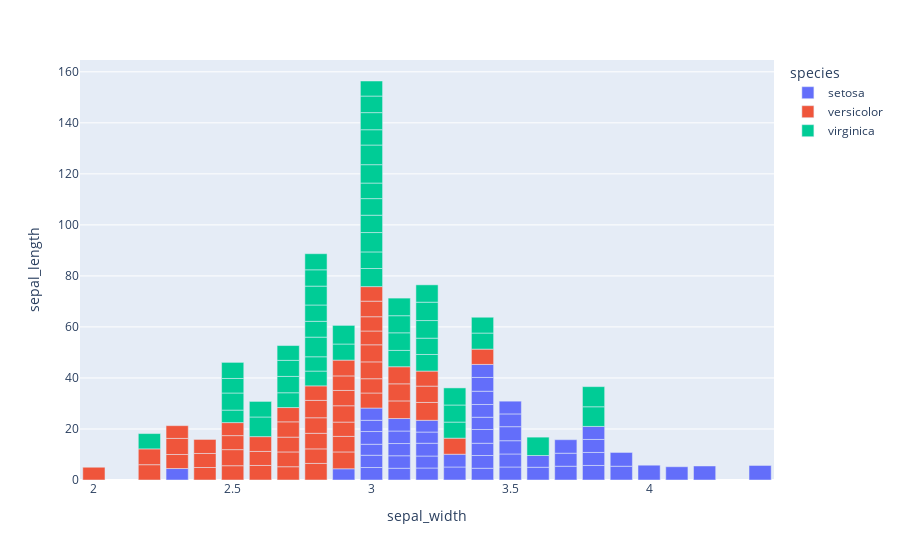

Notebook source saved alongside this figure:
### Code cell
fig = px.bar(iris, x="sepal_width", y="sepal_length", color="species")
fig.show()

### Figure 1 — Plotly figure (JSON) as saved in the notebook; plotly's stock layout.template omitted (floating-point values rounded to 4 significant figures)
{"data": [{"hovertemplate": "species=setosa<br>sepal_width=%{x}<br>sepal_length=%{y}<extra></extra>", "legendgroup": "setosa", "marker": {"color": "#636efa", "pattern": {"shape": ""}}, "name": "setosa", "orientation": "v", "showlegend": true, "textposition": "auto", "type": "bar", "x": [3.5, 3.0, 3.2, 3.1, 3.6, 3.9, 3.4, 3.4, 2.9, 3.1, 3.7, 3.4, 3.0, 3.0, 4.0, 4.4, 3.9, 3.5, 3.8, 3.8, 3.4, 3.7, 3.6, 3.3, 3.4, 3.0, 3.4, 3.5, 3.4, 3.2, 3.1, 3.4, 4.1, 4.2, 3.1, 3.2, 3.5, 3.1, 3.0, 3.4, 3.5, 2.3, 3.2, 3.5, 3.8, 3.0, 3.8, 3.2, 3.7, 3.3], "xaxis": "x", "y": [5.1, 4.9, 4.7, 4.6, 5.0, 5.4, 4.6, 5.0, 4.4, 4.9, 5.4, 4.8, 4.8, 4.3, 5.8, 5.7, 5.4, 5.1, 5.7, 5.1, 5.4, 5.1, 4.6, 5.1, 4.8, 5.0, 5.0, 5.2, 5.2, 4.7, 4.8, 5.4, 5.2, 5.5, 4.9, 5.0, 5.5, 4.9, 4.4, 5.1, 5.0, 4.5, 4.4, 5.0, 5.1, 4.8, 5.1, 4.6, 5.3, 5.0], "yaxis": "y"}, {"hovertemplate": "species=versicolor<br>sepal_width=%{x}<br>sepal_length=%{y}<extra></extra>", "legendgroup": "versicolor", "marker": {"color": "#EF553B", "pattern": {"shape": ""}}, "name": "versicolor", "orientation": "v", "showlegend": true, "textposition": "auto", "type": "bar", "x": [3.2, 3.2, 3.1, 2.3, 2.8, 2.8, 3.3, 2.4, 2.9, 2.7, 2.0, 3.0, 2.2, 2.9, 2.9, 3.1, 3.0, 2.7, 2.2, 2.5, 3.2, 2.8, 2.5, 2.8, 2.9, 3.0, 2.8, 3.0, 2.9, 2.6, 2.4, 2.4, 2.7, 2.7, 3.0, 3.4, 3.1, 2.3, 3.0, 2.5, 2.6, 3.0, 2.6, 2.3, 2.7, 3.0, 2.9, 2.9, 2.5, 2.8], "xaxis": "x", "y": [7.0, 6.4, 6.9, 5.5, 6.5, 5.7, 6.3, 4.9, 6.6, 5.2, 5.0, 5.9, 6.0, 6.1, 5.6, 6.7, 5.6, 5.8, 6.2, 5.6, 5.9, 6.1, 6.3, 6.1, 6.4, 6.6, 6.8, 6.7, 6.0, 5.7, 5.5, 5.5, 5.8, 6.0, 5.4, 6.0, 6.7, 6.3, 5.6, 5.5, 5.5, 6.1, 5.8, 5.0, 5.6, 5.7, 5.7, 6.2, 5.1, 5.7], "yaxis": "y"}, {"hovertemplate": "species=virginica<br>sepal_width=%{x}<br>sepal_length=%{y}<extra></extra>", "legendgroup": "virginica", "marker": {"color": "#00cc96", "pattern": {"shape": ""}}, "name": "virginica", "orientation": "v", "showlegend": true, "textposition": "auto", "type": "bar", "x": [3.3, 2.7, 3.0, 2.9, 3.0, 3.0, 2.5, 2.9, 2.5, 3.6, 3.2, 2.7, 3.0, 2.5, 2.8, 3.2, 3.0, 3.8, 2.6, 2.2, 3.2, 2.8, 2.8, 2.7, 3.3, 3.2, 2.8, 3.0, 2.8, 3.0, 2.8, 3.8, 2.8, 2.8, 2.6, 3.0, 3.4, 3.1, 3.0, 3.1, 3.1, 3.1, 2.7, 3.2, 3.3, 3.0, 2.5, 3.0, 3.4, 3.0], "xaxis": "x", "y": [6.3, 5.8, 7.1, 6.3, 6.5, 7.6, 4.9, 7.3, 6.7, 7.2, 6.5, 6.4, 6.8, 5.7, 5.8, 6.4, 6.5, 7.7, 7.7, 6.0, 6.9, 5.6, 7.7, 6.3, 6.7, 7.2, 6.2, 6.1, 6.4, 7.2, 7.4, 7.9, 6.4, 6.3, 6.1, 7.7, 6.3, 6.4, 6.0, 6.9, 6.7, 6.9, 5.8, 6.8, 6.7, 6.7, 6.3, 6.5, 6.2, 5.9], "yaxis": "y"}], "layout": {"barmode": "relative", "legend": {"title": {"text": "species"}, "tracegroupgap": 0}, "margin": {"t": 60}, "xaxis": {"anchor": "y", "domain": [0, 1], "title": {"text": "sepal_width"}}, "yaxis": {"anchor": "x", "domain": [0, 1], "title": {"text": "sepal_length"}}}}
